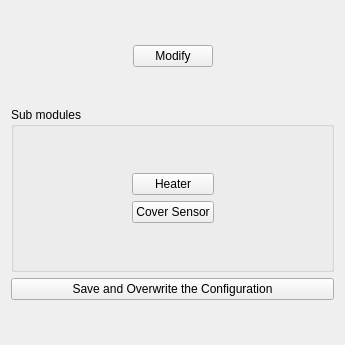
<?xml version="1.0" encoding="UTF-8"?>
<ui version="4.0">
 <class>SystemTracking::COvenConfiguration</class>
 <widget class="QWidget" name="SystemTracking::COvenConfiguration">
  <property name="geometry">
   <rect>
    <x>0</x>
    <y>0</y>
    <width>345</width>
    <height>345</height>
   </rect>
  </property>
  <property name="windowTitle">
   <string>Form</string>
  </property>
  <layout class="QGridLayout" name="gridLayout_2">
   <item row="1" column="1">
    <widget class="QPushButton" name="modifyOven">
     <property name="text">
      <string>Modify</string>
     </property>
    </widget>
   </item>
   <item row="5" column="1">
    <spacer name="verticalSpacer_6">
     <property name="orientation">
      <enum>Qt::Vertical</enum>
     </property>
     <property name="sizeHint" stdset="0">
      <size>
       <width>20</width>
       <height>40</height>
      </size>
     </property>
    </spacer>
   </item>
   <item row="3" column="0" colspan="3">
    <widget class="QGroupBox" name="groupBox">
     <property name="title">
      <string>Sub modules</string>
     </property>
     <layout class="QGridLayout" name="gridLayout">
      <item row="1" column="1">
       <widget class="QPushButton" name="modifyHeater">
        <property name="text">
         <string>Heater</string>
        </property>
       </widget>
      </item>
      <item row="1" column="2">
       <spacer name="horizontalSpacer_2">
        <property name="orientation">
         <enum>Qt::Horizontal</enum>
        </property>
        <property name="sizeHint" stdset="0">
         <size>
          <width>40</width>
          <height>20</height>
         </size>
        </property>
       </spacer>
      </item>
      <item row="2" column="1">
       <widget class="QPushButton" name="modifyCoverSensor">
        <property name="text">
         <string>Cover Sensor</string>
        </property>
       </widget>
      </item>
      <item row="1" column="0">
       <spacer name="horizontalSpacer">
        <property name="orientation">
         <enum>Qt::Horizontal</enum>
        </property>
        <property name="sizeHint" stdset="0">
         <size>
          <width>40</width>
          <height>20</height>
         </size>
        </property>
       </spacer>
      </item>
      <item row="3" column="1">
       <spacer name="verticalSpacer_3">
        <property name="orientation">
         <enum>Qt::Vertical</enum>
        </property>
        <property name="sizeHint" stdset="0">
         <size>
          <width>20</width>
          <height>40</height>
         </size>
        </property>
       </spacer>
      </item>
      <item row="0" column="1">
       <spacer name="verticalSpacer">
        <property name="orientation">
         <enum>Qt::Vertical</enum>
        </property>
        <property name="sizeHint" stdset="0">
         <size>
          <width>20</width>
          <height>40</height>
         </size>
        </property>
       </spacer>
      </item>
     </layout>
    </widget>
   </item>
   <item row="1" column="2">
    <spacer name="horizontalSpacer_4">
     <property name="orientation">
      <enum>Qt::Horizontal</enum>
     </property>
     <property name="sizeHint" stdset="0">
      <size>
       <width>40</width>
       <height>20</height>
      </size>
     </property>
    </spacer>
   </item>
   <item row="2" column="1">
    <spacer name="verticalSpacer_5">
     <property name="orientation">
      <enum>Qt::Vertical</enum>
     </property>
     <property name="sizeHint" stdset="0">
      <size>
       <width>20</width>
       <height>40</height>
      </size>
     </property>
    </spacer>
   </item>
   <item row="1" column="0">
    <spacer name="horizontalSpacer_3">
     <property name="orientation">
      <enum>Qt::Horizontal</enum>
     </property>
     <property name="sizeHint" stdset="0">
      <size>
       <width>40</width>
       <height>20</height>
      </size>
     </property>
    </spacer>
   </item>
   <item row="0" column="1">
    <spacer name="verticalSpacer_4">
     <property name="orientation">
      <enum>Qt::Vertical</enum>
     </property>
     <property name="sizeHint" stdset="0">
      <size>
       <width>20</width>
       <height>40</height>
      </size>
     </property>
    </spacer>
   </item>
   <item row="4" column="0" colspan="3">
    <widget class="QPushButton" name="finalizeConfigBtn">
     <property name="text">
      <string>Save and Overwrite the Configuration</string>
     </property>
    </widget>
   </item>
  </layout>
 </widget>
 <resources/>
 <connections/>
</ui>
